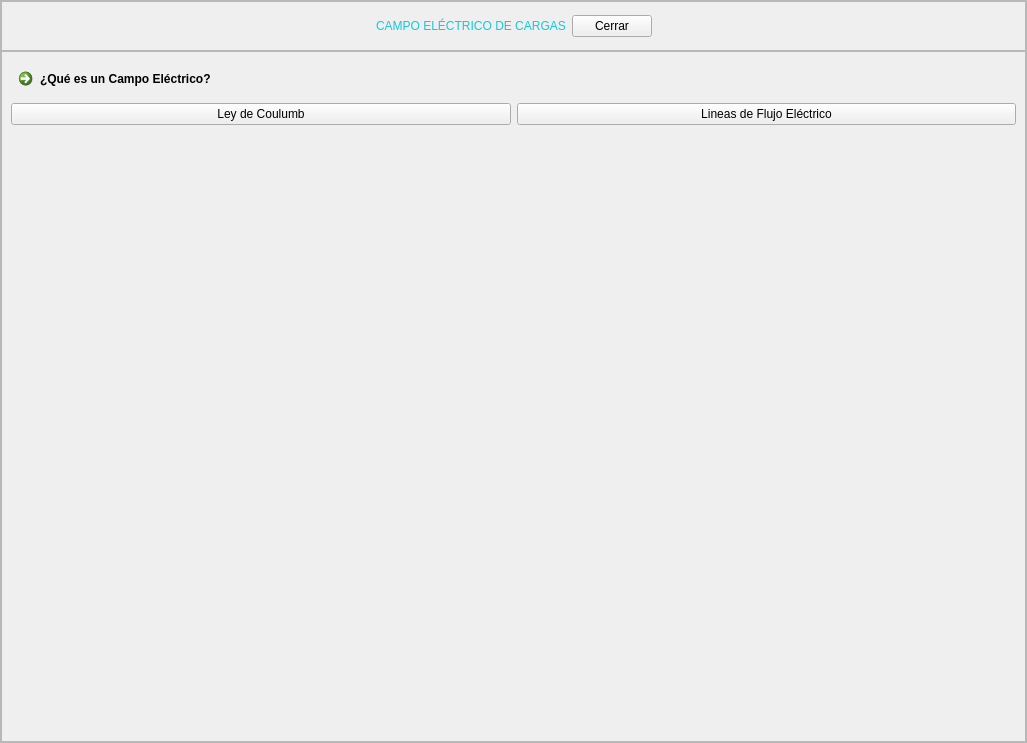
<?xml version="1.0" encoding="UTF-8"?>
<ui version="4.0">
 <class>MainWindow</class>
 <widget class="QMainWindow" name="MainWindow">
  <property name="geometry">
   <rect>
    <x>0</x>
    <y>0</y>
    <width>1027</width>
    <height>743</height>
   </rect>
  </property>
  <property name="windowTitle">
   <string>MainWindow</string>
  </property>
  <widget class="QWidget" name="centralwidget">
   <layout class="QHBoxLayout" name="horizontalLayout_2">
    <property name="spacing">
     <number>0</number>
    </property>
    <property name="leftMargin">
     <number>0</number>
    </property>
    <property name="topMargin">
     <number>0</number>
    </property>
    <property name="rightMargin">
     <number>0</number>
    </property>
    <property name="bottomMargin">
     <number>0</number>
    </property>
    <item>
     <widget class="QFrame" name="frame">
      <property name="frameShape">
       <enum>QFrame::StyledPanel</enum>
      </property>
      <property name="frameShadow">
       <enum>QFrame::Raised</enum>
      </property>
      <layout class="QVBoxLayout" name="verticalLayout_2" stretch="1,8">
       <property name="spacing">
        <number>0</number>
       </property>
       <property name="leftMargin">
        <number>0</number>
       </property>
       <property name="topMargin">
        <number>0</number>
       </property>
       <property name="rightMargin">
        <number>0</number>
       </property>
       <property name="bottomMargin">
        <number>0</number>
       </property>
       <item>
        <widget class="QFrame" name="frame_2">
         <property name="maximumSize">
          <size>
           <width>16777215</width>
           <height>50</height>
          </size>
         </property>
         <property name="styleSheet">
          <string notr="true">QLabel{
font: 87 12pt &quot;Arial Black&quot;;
color: rgb(20, 200,220);
}

QPushButton{
	font: 10pt &quot;MS Shell Dlg 2&quot;;
}</string>
         </property>
         <property name="frameShape">
          <enum>QFrame::StyledPanel</enum>
         </property>
         <property name="frameShadow">
          <enum>QFrame::Raised</enum>
         </property>
         <layout class="QHBoxLayout" name="horizontalLayout">
          <item>
           <spacer name="horizontalSpacer">
            <property name="orientation">
             <enum>Qt::Horizontal</enum>
            </property>
            <property name="sizeHint" stdset="0">
             <size>
              <width>292</width>
              <height>20</height>
             </size>
            </property>
           </spacer>
          </item>
          <item>
           <widget class="QLabel" name="label">
            <property name="text">
             <string>CAMPO ELÉCTRICO DE CARGAS</string>
            </property>
           </widget>
          </item>
          <item>
           <widget class="QPushButton" name="button_cerrar">
            <property name="text">
             <string>Cerrar</string>
            </property>
           </widget>
          </item>
          <item>
           <spacer name="horizontalSpacer_2">
            <property name="orientation">
             <enum>Qt::Horizontal</enum>
            </property>
            <property name="sizeHint" stdset="0">
             <size>
              <width>292</width>
              <height>20</height>
             </size>
            </property>
           </spacer>
          </item>
         </layout>
        </widget>
       </item>
       <item>
        <widget class="QFrame" name="frame_3">
         <property name="styleSheet">
          <string notr="true"/>
         </property>
         <property name="frameShape">
          <enum>QFrame::StyledPanel</enum>
         </property>
         <property name="frameShadow">
          <enum>QFrame::Raised</enum>
         </property>
         <layout class="QVBoxLayout" name="verticalLayout_4">
          <item>
           <layout class="QVBoxLayout" name="verticalLayout_3">
            <item>
             <widget class="QCommandLinkButton" name="link_camp_elec">
              <property name="text">
               <string>¿Qué es un Campo Eléctrico?</string>
              </property>
             </widget>
            </item>
            <item>
             <layout class="QGridLayout" name="gridLayout">
              <item row="0" column="0">
               <widget class="QPushButton" name="button_p1">
                <property name="styleSheet">
                 <string notr="true">font: 10pt &quot;MS Shell Dlg 2&quot;;</string>
                </property>
                <property name="text">
                 <string>Ley de Coulumb</string>
                </property>
               </widget>
              </item>
              <item row="0" column="1">
               <widget class="QPushButton" name="button_p2">
                <property name="styleSheet">
                 <string notr="true">font: 10pt &quot;MS Shell Dlg 2&quot;;</string>
                </property>
                <property name="text">
                 <string>Lineas de Flujo Eléctrico</string>
                </property>
               </widget>
              </item>
             </layout>
            </item>
           </layout>
          </item>
          <item>
           <widget class="QStackedWidget" name="stackedWidget">
            <property name="currentIndex">
             <number>0</number>
            </property>
            <widget class="QWidget" name="ley_Coulumb">
             <layout class="QVBoxLayout" name="verticalLayout_6">
              <item>
               <layout class="QVBoxLayout" name="graf_coulumb"/>
              </item>
             </layout>
            </widget>
            <widget class="QWidget" name="flujo_elec">
             <layout class="QHBoxLayout" name="horizontalLayout_3" stretch="3,8">
              <item>
               <widget class="QTextEdit" name="textEdit">
                <property name="styleSheet">
                 <string notr="true">background-color: rgb(240, 240, 240);</string>
                </property>
                <property name="frameShape">
                 <enum>QFrame::NoFrame</enum>
                </property>
                <property name="frameShadow">
                 <enum>QFrame::Plain</enum>
                </property>
                <property name="readOnly">
                 <bool>true</bool>
                </property>
                <property name="html">
                 <string>&lt;!DOCTYPE HTML PUBLIC &quot;-//W3C//DTD HTML 4.0//EN&quot; &quot;http://www.w3.org/TR/REC-html40/strict.dtd&quot;&gt;
&lt;html&gt;&lt;head&gt;&lt;meta name=&quot;qrichtext&quot; content=&quot;1&quot; /&gt;&lt;style type=&quot;text/css&quot;&gt;
p, li { white-space: pre-wrap; }
&lt;/style&gt;&lt;/head&gt;&lt;body style=&quot; font-family:'MS Shell Dlg 2'; font-size:7.8pt; font-weight:400; font-style:normal;&quot;&gt;
&lt;p align=&quot;center&quot; style=&quot;-qt-paragraph-type:empty; margin-top:0px; margin-bottom:0px; margin-left:0px; margin-right:0px; -qt-block-indent:0; text-indent:0px; font-size:8pt;&quot;&gt;&lt;br /&gt;&lt;/p&gt;
&lt;p align=&quot;center&quot; style=&quot; margin-top:0px; margin-bottom:0px; margin-left:0px; margin-right:0px; -qt-block-indent:0; text-indent:0px;&quot;&gt;&lt;span style=&quot; font-size:11pt; font-weight:600;&quot;&gt;E ⃗ = Campo eléctrico generado por una carga puntual&lt;/span&gt;&lt;/p&gt;
&lt;p align=&quot;center&quot; style=&quot;-qt-paragraph-type:empty; margin-top:0px; margin-bottom:0px; margin-left:0px; margin-right:0px; -qt-block-indent:0; text-indent:0px; font-size:11pt; font-weight:600;&quot;&gt;&lt;br /&gt;&lt;/p&gt;
&lt;p align=&quot;center&quot; style=&quot; margin-top:0px; margin-bottom:0px; margin-left:0px; margin-right:0px; -qt-block-indent:0; text-indent:0px;&quot;&gt;&lt;span style=&quot; font-size:11pt; font-weight:600;&quot;&gt;q = Carga de la partícula.&lt;/span&gt;&lt;/p&gt;
&lt;p align=&quot;center&quot; style=&quot;-qt-paragraph-type:empty; margin-top:0px; margin-bottom:0px; margin-left:0px; margin-right:0px; -qt-block-indent:0; text-indent:0px; font-size:11pt; font-weight:600;&quot;&gt;&lt;br /&gt;&lt;/p&gt;
&lt;p align=&quot;center&quot; style=&quot; margin-top:0px; margin-bottom:0px; margin-left:0px; margin-right:0px; -qt-block-indent:0; text-indent:0px;&quot;&gt;&lt;span style=&quot; font-size:11pt; font-weight:600;&quot;&gt;|r̂| = Magnitud del vector r. Es la distancia desde la carga puntual hasta el punto donde se mide el campo eléctrico.&lt;/span&gt;&lt;/p&gt;
&lt;p align=&quot;center&quot; style=&quot;-qt-paragraph-type:empty; margin-top:0px; margin-bottom:0px; margin-left:0px; margin-right:0px; -qt-block-indent:0; text-indent:0px; font-size:11pt; font-weight:600;&quot;&gt;&lt;br /&gt;&lt;/p&gt;
&lt;p align=&quot;center&quot; style=&quot; margin-top:0px; margin-bottom:0px; margin-left:0px; margin-right:0px; -qt-block-indent:0; text-indent:0px;&quot;&gt;&lt;span style=&quot; font-size:11pt; font-weight:600;&quot;&gt;r̂ = el vector unitario cuya dirección es la recta que pasa por la carga i y el punto P.&lt;/span&gt;&lt;/p&gt;
&lt;p align=&quot;center&quot; style=&quot;-qt-paragraph-type:empty; margin-top:0px; margin-bottom:0px; margin-left:0px; margin-right:0px; -qt-block-indent:0; text-indent:0px; font-size:11pt; font-weight:600;&quot;&gt;&lt;br /&gt;&lt;/p&gt;
&lt;p align=&quot;center&quot; style=&quot; margin-top:0px; margin-bottom:0px; margin-left:0px; margin-right:0px; -qt-block-indent:0; text-indent:0px;&quot;&gt;&lt;span style=&quot; font-size:11pt; font-weight:600;&quot;&gt;ε&lt;/span&gt;&lt;span style=&quot; font-size:11pt; font-weight:600; vertical-align:sub;&quot;&gt;0&lt;/span&gt;&lt;span style=&quot; font-size:11pt; font-weight:600;&quot;&gt; = Es una constante que aparece en la Ley de Coulomb y se utiliza para relacionar la carga y el campo eléctrico. Es la permitividad del vacío.&lt;/span&gt;&lt;/p&gt;&lt;/body&gt;&lt;/html&gt;</string>
                </property>
               </widget>
              </item>
              <item>
               <layout class="QVBoxLayout" name="graf_flujos"/>
              </item>
             </layout>
            </widget>
           </widget>
          </item>
         </layout>
        </widget>
       </item>
      </layout>
     </widget>
    </item>
   </layout>
  </widget>
 </widget>
 <resources/>
 <connections/>
</ui>
